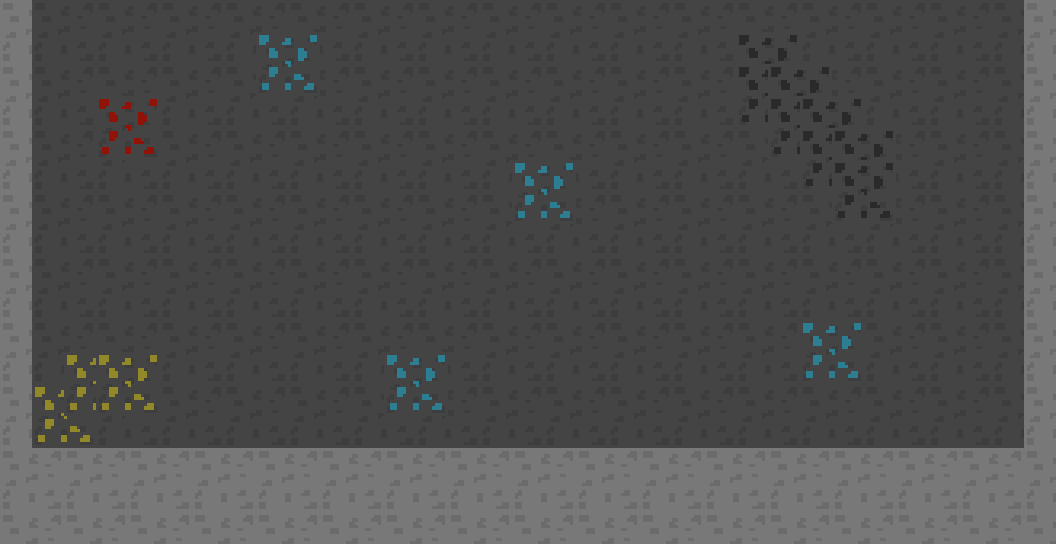

This game map was drawn from its Tiled (.tmx) file and the tilesets committed beside it. A one-line description and the full map source follow:
An orthogonal 33x17 tile map with 32x32 px tiles, 2 tile layers (Graphics, Deco), 2 tilesets and 5 objects.

<map version="1.4" tiledversion="1.4.1" orientation="orthogonal" renderorder="right-down" width="33" height="17" tilewidth="32" tileheight="32" infinite="0" nextlayerid="11" nextobjectid="6">
 <tileset firstgid="1" name="bloques" tilewidth="32" tileheight="32" tilecount="576" columns="64">
  <image source="bloques.png" width="2048" height="296" />
 </tileset>
 <tileset firstgid="577" name="plantas" tilewidth="32" tileheight="32" tilecount="1024" columns="32">
  <image source="plantas.png" width="1024" height="1024" />
 </tileset>
 <layer id="1" name="Graphics" width="33" height="17">
  <data encoding="csv">
21,0,0,0,0,0,0,0,0,0,0,0,0,0,0,0,0,0,0,0,0,0,0,0,0,0,0,0,0,0,0,0,21,
85,0,0,0,0,0,0,0,0,0,0,0,0,0,0,0,0,0,0,0,0,0,0,0,0,0,0,0,0,0,0,0,85,
21,0,0,0,0,0,0,0,0,0,0,0,0,0,0,0,0,0,0,0,0,0,0,29,30,0,0,0,0,0,0,0,21,
85,0,0,0,0,0,0,0,0,0,0,0,0,0,0,0,0,0,0,0,0,0,0,93,94,30,0,0,0,0,0,0,85,
21,0,0,0,0,0,0,0,0,0,0,0,0,0,0,0,0,0,0,0,0,29,29,93,93,94,29,30,0,0,0,0,21,
85,0,0,0,0,0,0,0,0,0,0,0,0,0,0,0,0,0,0,0,0,93,29,29,30,93,29,30,0,0,0,0,85,
21,0,0,0,0,0,0,0,0,0,0,0,0,0,0,0,0,0,0,0,0,0,93,93,94,0,29,30,0,0,0,0,21,
85,0,0,0,0,0,0,0,0,0,0,0,0,0,0,0,0,0,0,0,0,0,0,0,0,0,93,94,0,0,0,0,85,
21,0,0,0,0,0,0,0,0,0,0,0,0,0,0,0,0,0,0,0,0,0,0,0,0,29,30,0,0,0,0,0,21,
85,0,0,0,0,0,0,0,0,0,0,0,0,0,0,0,0,0,0,0,0,0,0,0,0,93,94,0,0,0,0,0,85,
21,0,0,0,0,0,0,0,0,0,0,0,0,0,0,0,0,0,0,0,0,0,0,0,0,0,0,0,0,0,0,0,21,
85,0,0,0,0,0,0,0,0,0,0,0,0,0,0,0,0,0,0,0,0,0,0,0,0,0,0,0,0,0,0,0,85,
21,0,0,0,0,0,0,0,0,0,0,0,0,0,0,0,0,0,0,0,0,0,0,0,0,0,0,0,0,0,0,0,21,
85,0,0,0,0,0,0,0,0,0,0,0,0,0,0,0,0,0,0,0,0,0,0,0,0,0,0,0,0,0,0,0,85,
21,22,21,22,21,22,21,22,21,22,21,22,21,22,21,22,21,22,21,22,21,22,21,22,21,22,21,22,21,22,21,22,21,
85,86,85,86,85,86,85,86,85,86,85,86,85,86,85,86,85,86,85,86,85,86,85,86,85,86,85,86,85,86,85,86,85,
21,22,21,22,21,22,21,22,21,22,21,22,21,22,21,22,21,22,21,22,21,22,21,22,21,22,21,22,21,22,21,22,21
</data>
 </layer>
 <layer id="3" name="Deco" width="33" height="17">
  <data encoding="csv">
0,43,44,43,44,43,44,43,44,43,44,43,44,43,44,43,44,43,44,43,44,43,44,43,44,43,44,43,44,43,44,43,0,
0,107,108,107,108,107,108,107,41,42,108,107,108,107,108,107,108,107,108,107,108,107,108,49,50,107,108,107,108,107,108,107,0,
0,43,44,43,44,43,44,43,105,106,44,43,44,43,44,43,44,43,44,43,44,43,44,49,49,50,44,43,44,43,44,43,0,
0,107,108,45,46,107,108,107,108,107,108,107,108,107,108,107,108,107,108,107,108,107,108,113,49,49,50,107,108,107,108,107,0,
0,43,44,109,110,43,44,43,44,43,44,43,44,43,44,43,44,43,44,43,44,43,44,43,113,49,49,50,44,43,44,43,0,
0,107,108,107,108,107,108,107,108,107,108,107,108,107,108,107,41,42,108,107,108,107,108,107,108,113,49,50,108,107,108,107,0,
0,43,44,43,44,43,44,43,44,43,44,43,44,43,44,43,105,106,44,43,44,43,44,43,44,43,113,114,44,43,44,43,0,
0,107,108,107,108,107,108,107,108,107,108,107,108,107,108,107,108,107,108,107,108,107,108,107,108,107,108,107,108,107,108,107,0,
0,43,44,43,44,43,44,43,44,43,44,43,44,43,44,43,44,43,44,43,44,43,44,43,44,43,44,43,44,43,44,43,0,
0,107,108,107,108,107,108,107,108,107,108,107,108,107,108,107,108,107,108,107,108,107,108,107,108,107,108,107,108,107,108,107,0,
0,43,44,43,44,43,44,43,44,43,44,43,44,43,44,43,44,43,44,43,44,43,44,43,44,41,42,43,44,43,44,43,0,
0,107,47,47,48,107,108,107,108,107,108,107,41,42,108,107,108,107,108,107,108,107,108,107,108,105,106,107,108,107,108,107,0,
0,47,111,111,112,43,44,43,44,43,44,43,105,106,44,43,44,43,44,43,44,43,44,43,44,43,44,43,44,43,44,43,0,
0,111,112,107,108,107,108,107,108,107,108,107,108,107,108,107,108,107,108,107,108,107,108,107,108,107,108,107,108,107,108,107,0,
0,0,0,0,0,0,0,0,0,0,0,0,0,0,0,0,0,0,0,0,0,0,0,0,0,0,0,0,0,0,0,0,0,
0,0,0,0,0,0,0,0,0,0,0,0,0,0,0,0,0,0,0,0,0,0,0,0,0,0,0,0,0,0,0,0,0,
0,0,0,0,0,0,0,0,0,0,0,0,0,0,0,0,0,0,0,0,0,0,0,0,0,0,0,0,0,0,0,0,0
</data>
 </layer>
 <objectgroup id="2" name="Ground [2]">
  <object id="1" x="0" y="448.004" width="1055.92" height="95.9999" />
  <object id="2" x="1023.99" y="0.057971" width="32.0078" height="447.939" />
  <object id="3" x="-1.77636e-15" y="-0.123847" width="32" height="448.119" />
 </objectgroup>
 <objectgroup id="4" name="Little Mob [3]" />
 <objectgroup id="5" name="Big Mob [4]" />
 <objectgroup id="6" name="Tree [5]" />
 <objectgroup id="7" name="Bush [6]" />
 <objectgroup id="8" name="Monster [7]" />
 <objectgroup id="9" name="Villager [8]">
  <object id="5" x="800.004" y="416" width="31.9805" height="31.9844" />
 </objectgroup>
 <objectgroup id="10" name="Player [9]">
  <object id="4" x="192" y="416" width="32.0217" height="31.9565" />
 </objectgroup>
</map>
